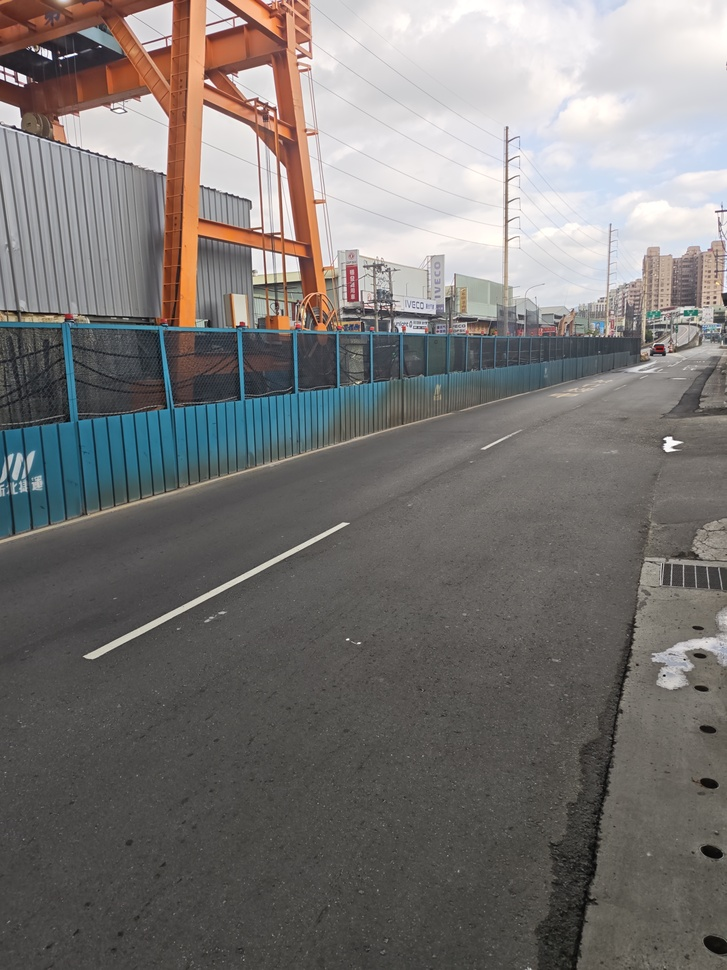
#> input picture evidence/field-2026-09-20/IMG_20260920_155613.jpg, 727 x 970 px, shrunk from 3072 x 4096 before the run
$ python -i extract.py   (imports and definitions only)   (older library calls are emulated)
#> lines starting #> are read from the running program, lines starting #| are printed output that depends on the picture; after the words box and inside, x2 and y2 are one past the last pixel; in counts of white or black regions, pixels touching at a corner belong together
#> further down, picture is the input picture: shape (970, 727, 3); mean B, G, R 116.3, 118.3, 121.5
"""Finding the paint, by what a marking looks like across itself.

A local brightness threshold asks "is this pixel brighter than its
surroundings", and on a road surface that is true of gravel, wet patches,
tyre scuff and the lit side of every crack. On eight bird's eye frames it
returned 270 components of which almost none were markings: the population
test the LiDAR literature uses - a family is dashes when over half fall
within ±10% of the regulated size - scored 4%.

A marking is not "bright". It is **bright with dark either side, at a
particular width**. That is the dark-light-dark transition, and the filter
for it is a bar detector: positive over the marking's width, negative over
a flank each side, zero mean so flat asphalt of any brightness returns
nothing. Bertozzi and Broggi's lane detector, and the symmetrical local
threshold family after it, are all this shape.

Two choices matter and both are made here without the camera's pose, which
is the point - the pose is what the rest of this project could never pin
down:

  width    a marking's width in pixels changes with range, so the filter is
           run at a range of widths and the strongest response kept. A
           marking at any depth answers at one of them. Nothing needs to
           know which depth it is at.
  symmetry a bar detector alone fires on a step - the edge of a resurfaced
           patch, a kerb line. Requiring the two flanks to resemble each
           other rejects those, and that is what the "symmetrical" in
           symmetrical local threshold refers to.
"""

from __future__ import annotations

import cv2
import numpy as np

# px. A 15-20 cm line spans a few pixels at the horizon and tens of them in
# the foreground of a wide-angle frame, so the range has to cover both. The
# first attempt stopped at 26 and missed the chevron entirely - its near
# stripes are wider than that.
WIDTHS = (2, 3, 5, 8, 12, 18, 26, 36, 50)


def dark_light_dark(gray, widths=WIDTHS, symmetry_tol=0.55):
    """Response of a zero-mean bar detector, strongest scale per pixel.

    Returns the response, the width that produced it, and the symmetry
    ratio, so a caller can see why a pixel was kept rather than only that
    it was.
    """
#> called with widths = (2, 3, 5, 8, 12, 18, 26, 36, 50), symmetry_tol = 0.55
    img = gray.astype(np.float32)
    best = np.full(img.shape, -np.inf, np.float32)
    scale = np.zeros(img.shape, np.float32)
    sym = np.zeros(img.shape, np.float32)

    for w in widths:
        # the bar, and a flank of the same width each side, one dimensional
        # across the marking. Horizontal here; the caller rotates the image
        # if the markings run the other way.
        k = np.zeros((1, 3*w), np.float32)
        k[0, :w] = -0.5/w
        k[0, w:2*w] = 1.0/w
        k[0, 2*w:] = -0.5/w
        r = cv2.filter2D(img, cv2.CV_32F, k)

        # A bar must be filled, not speckled. The mean over the bar is the
        # same for a solid line and for gravel scattered at the same
        # density, and a synthetic test caught exactly that: 4000 bright
        # specks returned 80.0 against a real bar's 80.0. The darkest part
        # of the bar separates them - paint has no dark part.
        floor = cv2.erode(img, np.ones((1, w), np.float32))
        flank_mean = cv2.filter2D(img, cv2.CV_32F,
                                  np.concatenate([np.full((1, w), 0.5/w),
                                                  np.zeros((1, w)),
                                                  np.full((1, w), 0.5/w)],
                                                 axis=1).astype(np.float32))
        filled = np.clip((floor - flank_mean) / (np.abs(r) + 1e-6), 0.0, 1.0)

        # the two flanks on their own, to ask whether they match
        kl = np.zeros((1, 3*w), np.float32); kl[0, :w] = 1.0/w
        kr = np.zeros((1, 3*w), np.float32); kr[0, 2*w:] = 1.0/w
        left = cv2.filter2D(img, cv2.CV_32F, kl)
        right = cv2.filter2D(img, cv2.CV_32F, kr)
        with np.errstate(divide="ignore", invalid="ignore"):
            s = 1.0 - np.abs(left - right)/(np.abs(left) + np.abs(right) + 1e-6)

        # Symmetry multiplies rather than gates. Used as a gate it let a
        # step through at full amplitude - one bright side is a resurfacing
        # boundary, not a line, and the synthetic test scored it equal to a
        # real bar. Multiplied, an asymmetric pair is suppressed in
        # proportion to how asymmetric it is.
        r = r * np.clip(s, 0.0, 1.0) * filled

        # Paint is a line, gravel is a dot. Two adjacent bright specks are
        # a two-pixel bar and the filter is right to say so - what they are
        # not is a bar that continues. Averaging the response along the
        # bar's own length leaves a marking almost untouched and divides a
        # speck by the length of the window. This is the last of the four
        # things a road surface contains that is not a marking.
        run = max(9, int(6*w)) | 1
        r = cv2.filter2D(r, cv2.CV_32F, np.ones((run, 1), np.float32)/run)

        take = (r > best) & (s > symmetry_tol)
        best[take] = r[take]
        scale[take] = w
        sym[take] = s[take]
#> this loop made 9 passes
#> (w, run) on passes 2 to 9: (3, 19), (5, 31), (8, 49), (12, 73), (18, 109), (26, 157), (36, 217), (50, 301)

    best[~np.isfinite(best)] = 0.0
#> best: shape (970, 727) float32; min -7.22e-16, max 67.01, mean 3.4
    return best, scale, sym


def markings(bgr, min_response=10.0, both_directions=True):
    """A mask of pixels that look like paint across themselves.

    The threshold is on the response itself, which is in units of
    brightness difference: how much brighter the bar is than the mean of
    its two flanks. That is a physical quantity and comparable between
    images, unlike a percentile, which keeps a fixed share of whatever is
    in front of it - including a frame with no markings at all.
    """
    g = cv2.cvtColor(bgr, cv2.COLOR_BGR2LAB)[:, :, 0]
    r1, s1, y1 = dark_light_dark(g)
    if both_directions:
        # markings that run across the image are found by asking the same
        # question down the columns
        r2, s2, y2 = dark_light_dark(g.T)
#> call 2 of dark_light_dark, with widths = (2, 3, 5, 8, 12, 18, 26, 36, 50), symmetry_tol = 0.55
#> in dark_light_dark (call 2), `img = gray.astype(np.float32)`:
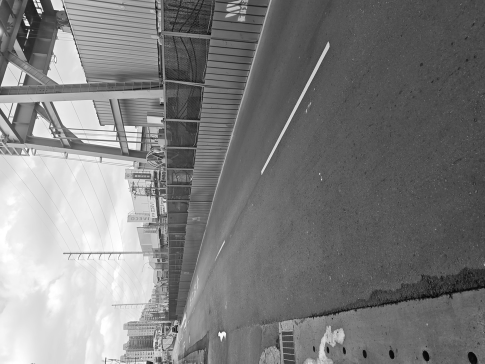
#> img: shape (727, 970) float32 (shown at 1/2 size); min 0, max 255, mean 125.5
#> the loop in dark_light_dark (call 2), `for w in widths:` made 9 passes
#> pass 1, in dark_light_dark (call 2), `filled = np.clip((floor - flank_mean) / (np.abs(r) + 1e-6), 0.0, 1.0)`:
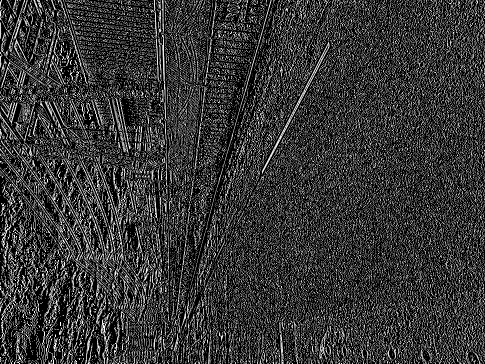
#> filled: shape (727, 970) float32 (shown at 1/2 size); min 0, max 1, mean 0.214
#> after the loop in dark_light_dark (call 2), `for w in widths:`:
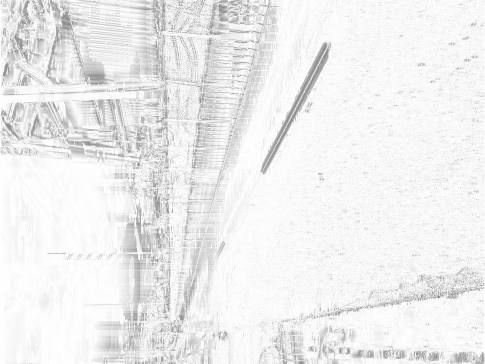
#> sym: shape (727, 970) float32 (shown at 1/2 size); min 0, max 1, mean 0.933
        r2, s2, y2 = r2.T, s2.T, y2.T
        take = r2 > r1
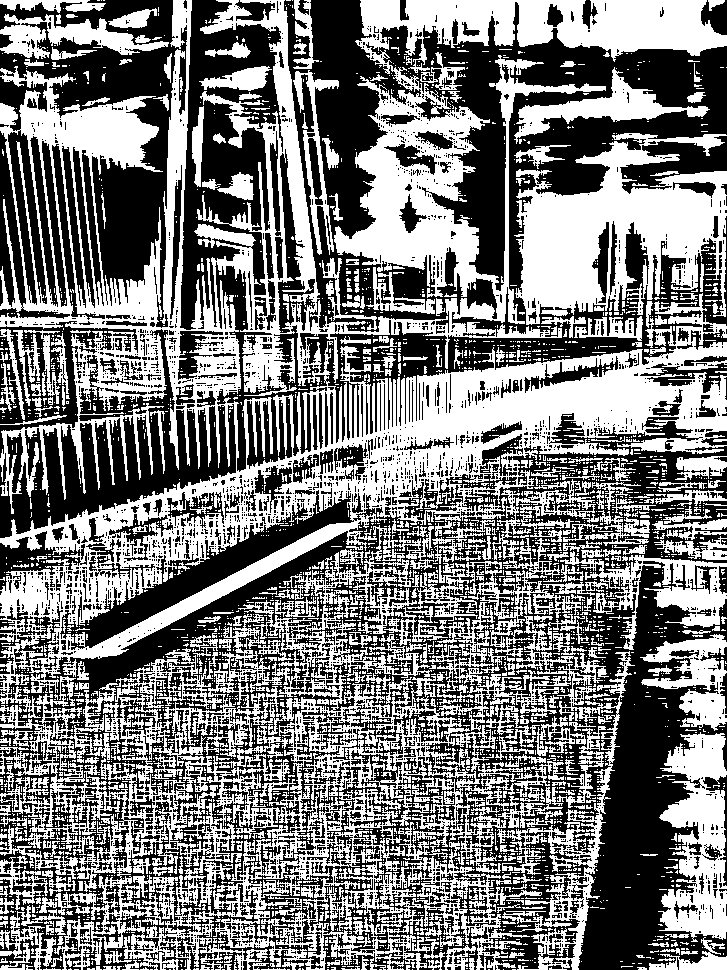
#> take: shape (970, 727) bool; 48.3% white; 3536 white regions (3100 under 20 px), largest, box (x1, y1, x2, y2) and area: (0, 0, 727, 718) 147584, (0, 595, 564, 970) 65555, (514, 133, 727, 325) 22222
        r1[take], s1[take], y1[take] = r2[take], s2[take], y2[take]
    mask = (r1 >= min_response).astype(np.uint8)*255
#> mask: shape (970, 727); 13.3% white; 439 white regions (332 under 20 px), largest, box (x1, y1, x2, y2) and area: (0, 0, 494, 543) 70413, (630, 203, 727, 361) 4588, (74, 524, 354, 659) 3502
    mask = cv2.morphologyEx(mask, cv2.MORPH_CLOSE,
                            cv2.getStructuringElement(cv2.MORPH_ELLIPSE, (3, 3)))
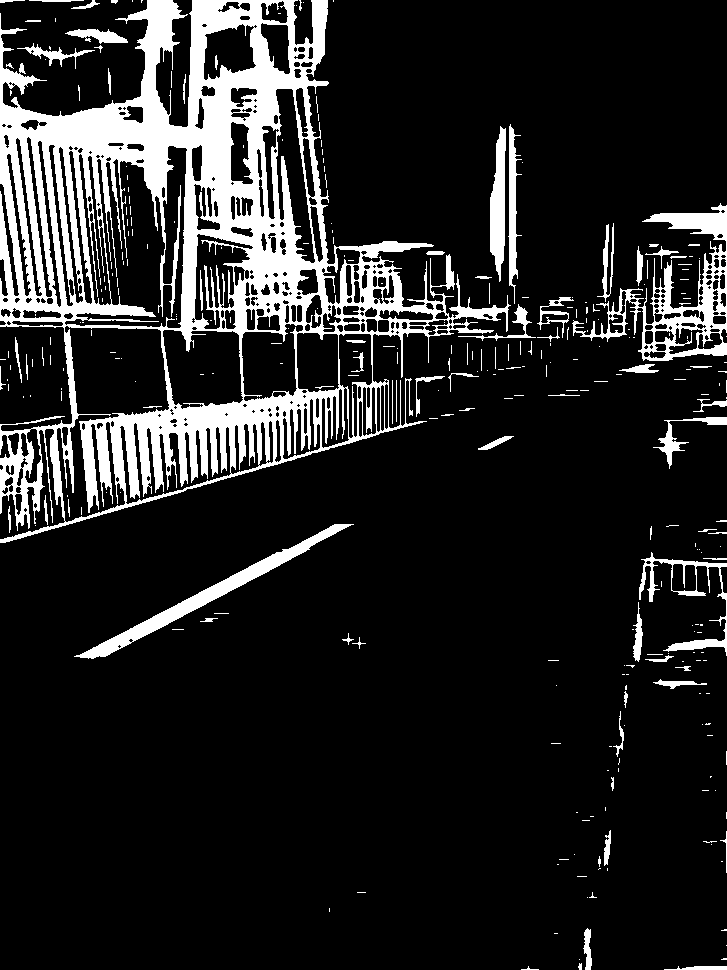
#> mask: shape (970, 727); 14.3% white; 305 white regions (228 under 20 px), largest, box (x1, y1, x2, y2) and area: (0, 0, 511, 543) 78709, (572, 203, 727, 361) 5948, (74, 524, 354, 659) 3568
    return mask, r1, s1


# [13 lines left out: function carriageway, not called in this run]


# --------------------------------------------------------------- road region
#
# What `carriageway()` was for, done by the questions a person actually
# asks when they look at the photograph and say "that is the road".
#
# `carriageway()` asked one question - is this surface uniform - and it
# is the wrong one. A wall is uniform. Asphalt that has been dug and
# patched is not, and this road has been dug and patched repeatedly,
# which is the thing the project is about. Drawn and looked at on
# 2026-09-21 its mask covered 75.5 % of F42 including the sky, the shop
# frontages and the eaves that were then reported as a §167 double white
# line, while punching holes in the road itself. On F01 it returned None.
#
# Four filters in series, cheapest first, none of them a texture test:

GROUND_FRAC = 0.40       # 1. a road is the ground, and the ground is below
ASPHALT_SAT = 90         # 2. asphalt is grey; so is its paint
BOTTOM_BAND = 0.02       # 3. the road you stand on reaches your feet
MIN_AREA_FRAC = 0.05     # 4. and it is the big one, not a puddle


# [64 lines left out: function road_region, not called in this run]

>>> import cv2
>>> picture = cv2.imread('../../evidence/field-2026-09-20/IMG_20260920_155613.jpg')
>>> result = markings(picture)

$ run again, on evidence/field-2026-09-20/IMG_20260920_155801.jpg
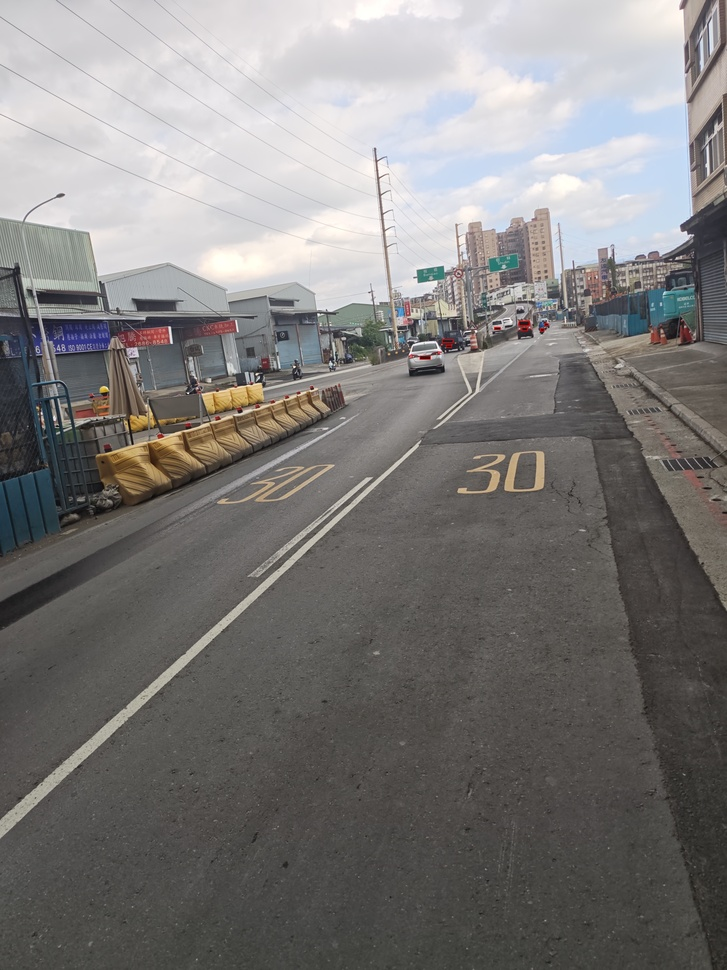
#> input picture evidence/field-2026-09-20/IMG_20260920_155801.jpg, 727 x 970 px, shrunk from 3072 x 4096 before the run
#> picture is the input picture: shape (970, 727, 3); mean B, G, R 122.9, 124.1, 126.3
#> the loop in dark_light_dark, `for w in widths:` made 9 passes
#> (w, run) on passes 2 to 9: (3, 19), (5, 31), (8, 49), (12, 73), (18, 109), (26, 157), (36, 217), (50, 301)
#> img: shape (727, 970) float32
#> the loop in dark_light_dark (call 2), `for w in widths:` made 9 passes
#> in markings, `take = r2 > r1`:
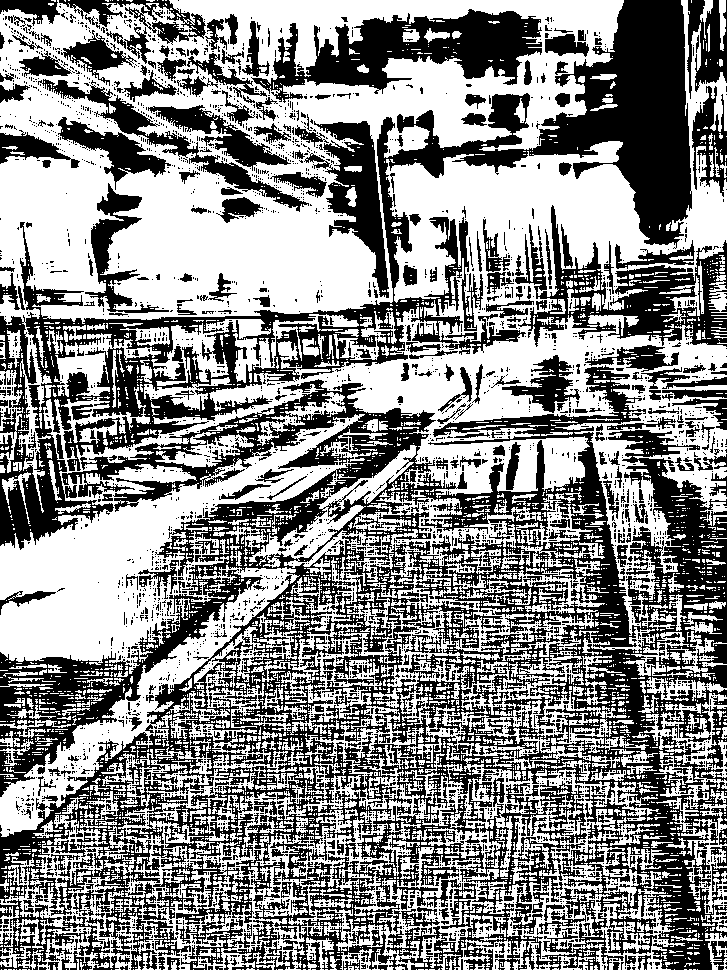
#> take: shape (970, 727) bool; 54.1% white; 4140 black regions (3685 under 20 px), largest, box (x1, y1, x2, y2) and area: (0, 365, 727, 970) 153384, (0, 0, 692, 550) 56922, (251, 9, 542, 103) 12080
#> in markings, `mask = cv2.morphologyEx(mask, cv2.MORPH_CLOSE, cv2.getStructuringEleme..`:
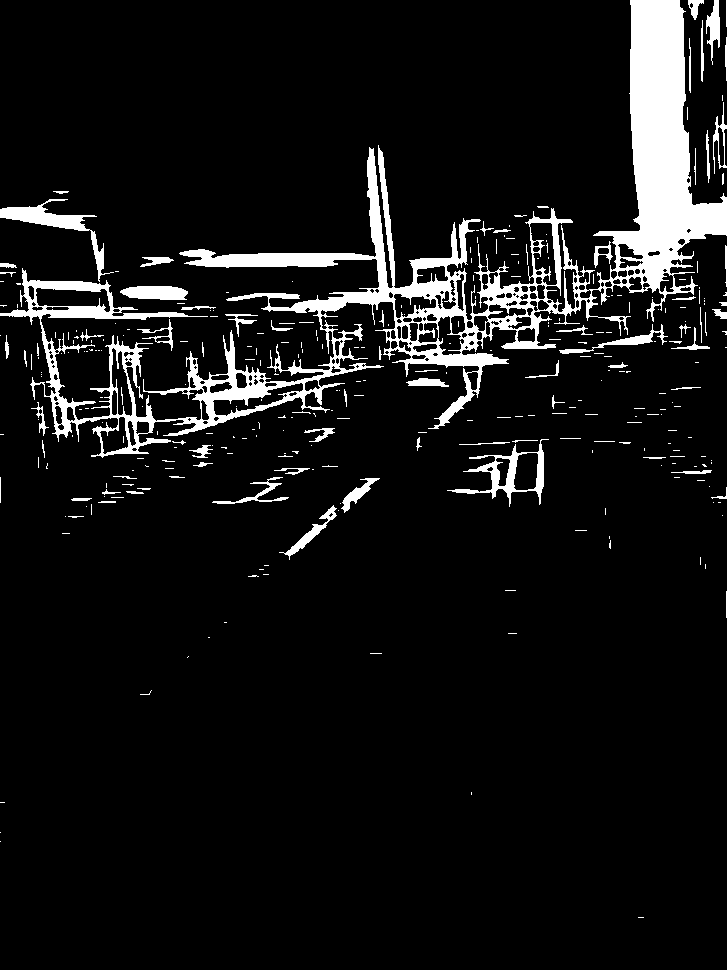
#> mask: shape (970, 727); 8% white; 316 white regions (234 under 20 px), largest, box (x1, y1, x2, y2) and area: (0, 0, 727, 458) 44551, (0, 199, 114, 282) 1569, (447, 439, 549, 507) 1419
